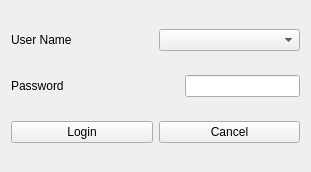
<?xml version="1.0" encoding="UTF-8"?>
<ui version="4.0">
 <class>Login</class>
 <widget class="QWidget" name="Login">
  <property name="modal" stdset="0">
   <bool>false</bool>
  </property>
  <property name="windowModality">
   <enum>Qt::NonModal</enum>
  </property>
  <property name="geometry">
   <rect>
    <x>0</x>
    <y>0</y>
    <width>311</width>
    <height>172</height>
   </rect>
  </property>
  <property name="windowTitle">
   <string>Please login in to the system</string>
  </property>
  <layout class="QVBoxLayout" name="verticalLayout">
   <item>
    <layout class="QHBoxLayout" name="horizontalLayout">
     <item>
      <widget class="QLabel" name="label">
       <property name="text">
        <string>User Name</string>
       </property>
      </widget>
     </item>
     <item>
      <widget class="QComboBox" name="comboBox"/>
     </item>
    </layout>
   </item>
   <item>
    <layout class="QHBoxLayout" name="horizontalLayout_2">
     <item>
      <widget class="QLabel" name="label_2">
       <property name="text">
        <string>Password</string>
       </property>
      </widget>
     </item>
     <item>
      <spacer name="horizontalSpacer">
       <property name="orientation">
        <enum>Qt::Horizontal</enum>
       </property>
       <property name="sizeHint" stdset="0">
        <size>
         <width>40</width>
         <height>20</height>
        </size>
       </property>
      </spacer>
     </item>
     <item>
      <widget class="QLineEdit" name="lineEdit">
       <property name="echoMode">
        <enum>QLineEdit::Password</enum>
       </property>
      </widget>
     </item>
    </layout>
   </item>
   <item>
    <layout class="QHBoxLayout" name="horizontalLayout_3">
     <item>
      <widget class="QPushButton" name="pushButtonOk">
       <property name="text">
        <string>Login</string>
       </property>
      </widget>
     </item>
     <item>
      <widget class="QPushButton" name="pushButtonCancel">
       <property name="text">
        <string>Cancel</string>
       </property>
      </widget>
     </item>
    </layout>
   </item>
  </layout>
 </widget>
 <resources/>
 <connections/>
</ui>
